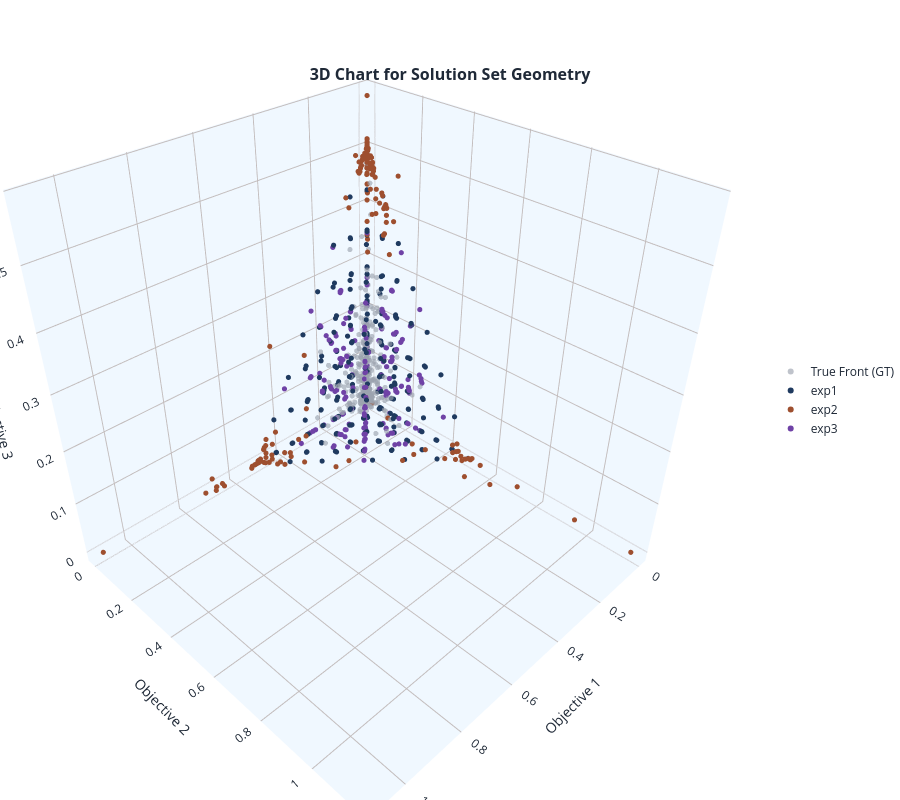

Notebook cell for this chart:
### Code cell
# =======================================================
# 5. CÁLCULO DAS MÉTRICAS (AGORA COM A RÉGUA LIMPA)
# =======================================================
print("--- CÁLCULO DE MÉTRICAS ---")
Z_ref = prob.pf(1500)
ref_ = [exp1,exp2,exp3]
# Como o lixo foi apagado, o ref=[exp1, exp2] vai gerar uma caixa justa
hv1 = mb.metrics.hv(exp1, ref=ref_, scale='raw').gen(-1)[0]
hv2 = mb.metrics.hv(exp2, ref=ref_, scale='raw').gen(-1)[0]
hv3 = mb.metrics.hv(exp3, ref=ref_, scale='raw').gen(-1)[0]

igd1 = mb.metrics.igdplus(exp1, ref=Z_ref).gen(-1)[0]
igd2 = mb.metrics.igdplus(exp2, ref=Z_ref).gen(-1)[0]
igd3 = mb.metrics.igdplus(exp3, ref=Z_ref).gen(-1)[0]

print(f"NSGA-III -> HV: {hv1:.4f} | IGD+: {igd1:.4f}")
print(f"MEAMT    -> HV: {hv2:.4f} | IGD+: {igd2:.4f}")
print(f"MOEAD    -> HV: {hv3:.4f} | IGD+: {igd3:.4f}")

# =======================================================
# 6. TOPOLOGIA
# =======================================================
mb.view.topology(exp1, exp2, exp3, show_gt=True)

### Figure 1 — Plotly figure (JSON) as saved in the notebook; plotly's stock layout.template omitted (floating-point values rounded to 4 significant figures; data arrays with more than 128 entries replaced by an {"elided": "..."} marker saying what was removed)
{"data": [{"hovertemplate": "True Front (GT)<br>Objective 1: %{x}<br>Objective 2: %{y}<br>Objective 3: %{z}<br><extra></extra>", "marker": {"color": "#9CA3AF", "line": {"width": 0}, "opacity": 0.8, "size": {"elided": "500 int values"}}, "mode": "markers", "name": "True Front (GT)", "opacity": 0.8, "showlegend": true, "type": "scatter3d", "x": {"elided": "500 float values"}, "y": {"elided": "500 float values"}, "z": {"elided": "500 float values"}}, {"hovertemplate": "exp1<br>Objective 1: %{x}<br>Objective 2: %{y}<br>Objective 3: %{z}<br><extra></extra>", "marker": {"color": "#1F3A5F", "line": {"width": 0}, "opacity": 1, "size": {"elided": "300 int values"}}, "mode": "markers", "name": "exp1", "opacity": 1, "showlegend": true, "type": "scatter3d", "x": {"elided": "300 float values"}, "y": {"elided": "300 float values"}, "z": {"elided": "300 float values"}}, {"hovertemplate": "exp2<br>Objective 1: %{x}<br>Objective 2: %{y}<br>Objective 3: %{z}<br><extra></extra>", "marker": {"color": "#9E4F2F", "line": {"width": 0}, "opacity": 1, "size": {"elided": "321 int values"}}, "mode": "markers", "name": "exp2", "opacity": 1, "showlegend": true, "type": "scatter3d", "x": {"elided": "321 float values"}, "y": {"elided": "321 float values"}, "z": {"elided": "321 float values"}}, {"hovertemplate": "exp3<br>Objective 1: %{x}<br>Objective 2: %{y}<br>Objective 3: %{z}<br><extra></extra>", "marker": {"color": "#6F42A6", "line": {"width": 0}, "opacity": 1, "size": {"elided": "296 int values"}}, "mode": "markers", "name": "exp3", "opacity": 1, "showlegend": true, "type": "scatter3d", "x": {"elided": "296 float values"}, "y": {"elided": "296 float values"}, "z": {"elided": "296 float values"}}], "layout": {"height": 800, "hovermode": "closest", "legend": {"x": 1.05, "xanchor": "left", "y": 0.5, "yanchor": "middle"}, "margin": {"b": 0, "l": 0, "r": 0, "t": 0}, "scene": {"aspectmode": "manual", "aspectratio": {"x": 1, "y": 1, "z": 1}, "xaxis": {"backgroundcolor": "aliceblue", "gridcolor": "#C3BDBD", "showbackground": true, "showgrid": true, "title": {"text": "Objective 1"}}, "yaxis": {"backgroundcolor": "aliceblue", "gridcolor": "#C3BDBD", "showbackground": true, "showgrid": true, "title": {"text": "Objective 2"}}, "zaxis": {"backgroundcolor": "aliceblue", "gridcolor": "#C3BDBD", "showbackground": true, "showgrid": true, "title": {"text": "Objective 3"}}}, "title": {"font": {"size": 16, "weight": "bold"}, "pad": {"t": 0}, "text": "3D Chart for Solution Set Geometry", "x": 0.5, "xanchor": "center", "y": 0.9, "yanchor": "bottom"}, "width": 900}}
